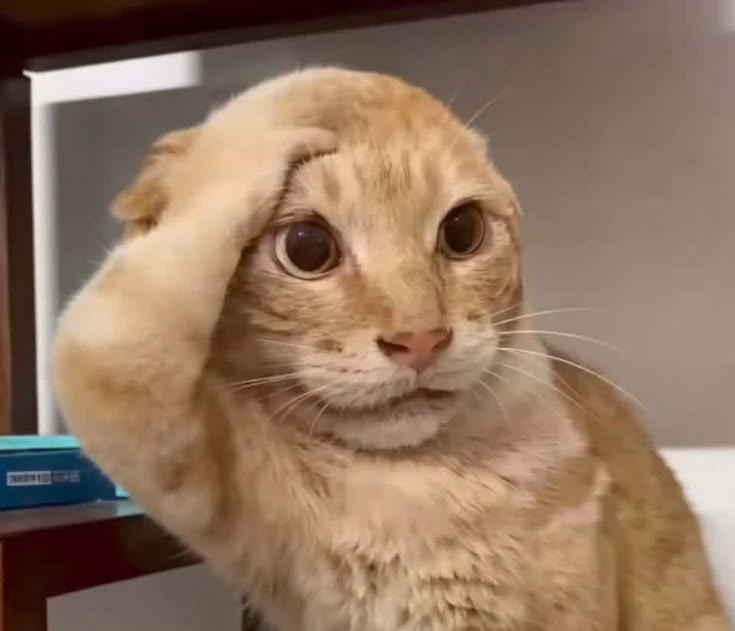
#> input picture assets/cat.jpg, 735 x 631 px
$ python main.py
#> lines starting #> are read from the running program, lines starting #| are printed output that depends on the picture
import cv2 # This is the essential first step to access all OpenCV functionalities.

img = cv2.imread("assets/cat.jpg", 1)
#> img is the input picture: shape (631, 735, 3); mean B, G, R 95.8, 117.1, 144
img = cv2.resize(img, (0,0), fx=1, fy=1)
img = cv2.rotate(img, cv2.ROTATE_90_CLOCKWISE)
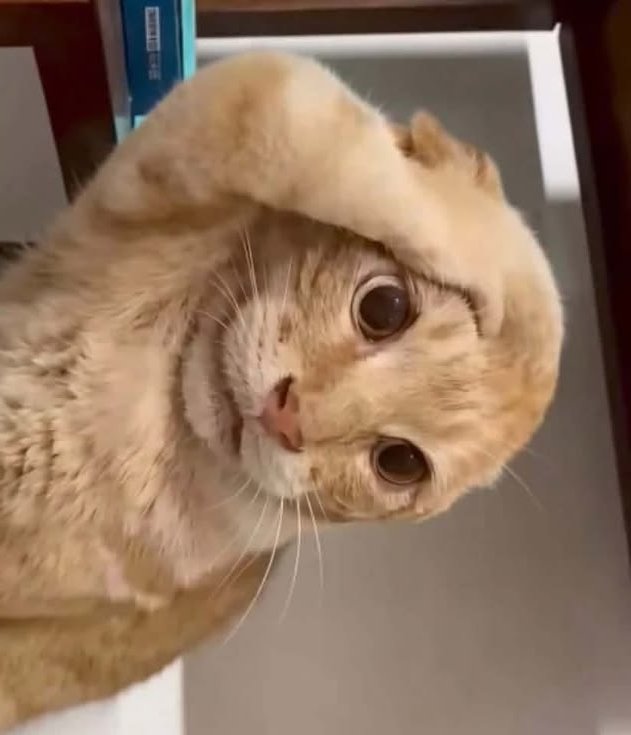
#> img: shape (735, 631, 3); mean B, G, R 95.8, 117.1, 144

cv2.imwrite('cat_pic.jpg', img)
cv2.imshow('image', img)
cv2.waitKey(0)
cv2.destroyAllWindows()
